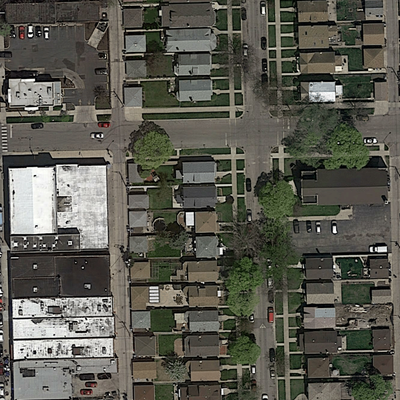
#> input picture training/images/satImage_004.png, 400 x 400 px; its folder holds 4 pictures in this run
$ jupyter execute --allow-errors segment_aerial_images.ipynb   (shell and % lines are left out)
#> lines starting #> are read from the running program, lines starting #| are printed output that depends on the picture
[cell 1]
import matplotlib.image as mpimg
import numpy as np
import matplotlib.pyplot as plt
import os,sys
from PIL import Image
from skimage.data import camera
from skimage.filters import roberts, sobel, scharr, prewitt
from scipy import ndimage as ndi
from skimage import feature
from skimage.io import imread
import skimage

[cell 2]
# Helper functions

def load_image(infilename):
    data = mpimg.imread(infilename)
    return data

# [4 lines left out: function img_float_to_uint8, not called in this run]

# Concatenate an image and its groundtruth
def concatenate_images(img, gt_img):
    nChannels = len(gt_img.shape)
    w = gt_img.shape[0]
    h = gt_img.shape[1]
    if (gt_img.shape == img.shape):
        cimg = np.concatenate((img, gt_img), axis=1)
    elif nChannels == 3:
        cimg = np.concatenate((img, gt_img), axis=1)
    else:
        gt_img_3c = np.zeros((w, h, 3), dtype=np.uint8)
        gt_img8 = img_float_to_uint8(gt_img)
        gt_img_3c[:,:,0] = gt_img8
        gt_img_3c[:,:,1] = gt_img8
        gt_img_3c[:,:,2] = gt_img8
        img8 = img_float_to_uint8(img)
        cimg = np.concatenate((img8, gt_img_3c), axis=1)
    return cimg

def img_crop(im, w, h):
    list_patches = []
    imgwidth = im.shape[0]
    imgheight = im.shape[1]
    is_2d = len(im.shape) < 3
    for i in range(0,imgheight,h):
        for j in range(0,imgwidth,w):
            if is_2d:
                im_patch = im[j:j+w, i:i+h]
            else:
                im_patch = im[j:j+w, i:i+h, :]
            list_patches.append(im_patch)
    return list_patches

def to_grey(rgb):
    return np.dot(rgb[...,:3], [0.299, 0.587, 0.114])

[cell 3]
# Loaded a set of images
root_dir = "training/"

image_dir = root_dir + "images/"
files = os.listdir(image_dir)
n = len(files) # Load maximum 20 images
print("Loading " + str(n) + " images")
imgs = [load_image(image_dir + files[i]) for i in range(n)]
#> in load_image, data is the input picture: shape (400, 400, 3) float32; mean R, G, B 0.354, 0.351, 0.315
#> call 2 of load_image, with infilename = 'training/images/satImage_028.png'
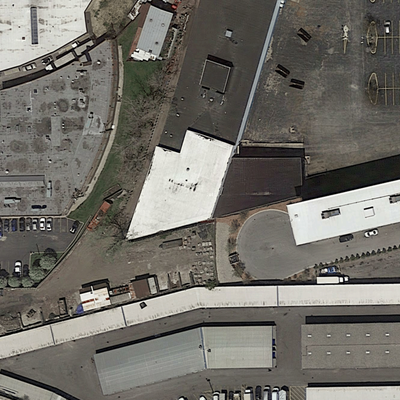
#> input picture training/images/satImage_028.png, 400 x 400 px
#> in load_image, data is the input picture: shape (400, 400, 3) float32; mean R, G, B 0.444, 0.433, 0.407
#> call 3 of load_image, with infilename = 'training/images/satImage_033.png'
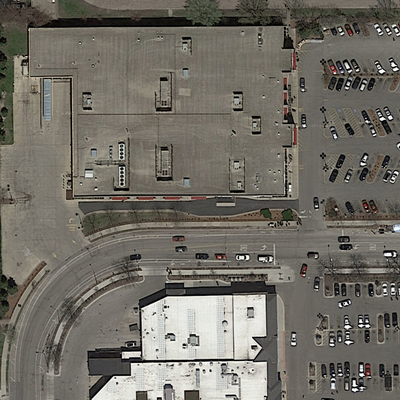
#> input picture training/images/satImage_033.png, 400 x 400 px
#> in load_image, data is the input picture: shape (400, 400, 3) float32; mean R, G, B 0.444, 0.43, 0.398
#> call 4 of load_image, with infilename = 'training/images/satImage_042.png'
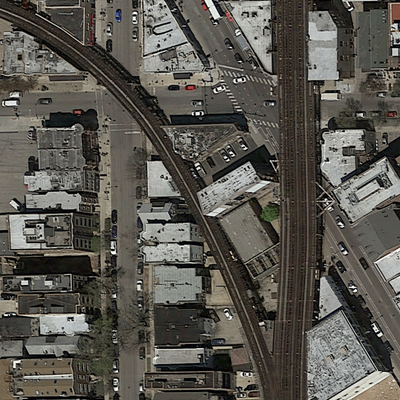
#> input picture training/images/satImage_042.png, 400 x 400 px
#> in load_image, data is the input picture: shape (400, 400, 3) float32; mean R, G, B 0.353, 0.342, 0.315
#> imgs = 4 items
print(files[0])

gt_dir = root_dir + "groundtruth/"
print("Loading " + str(n) + " images")
gt_imgs = [load_image(gt_dir + files[i]) for i in range(n)]
#> gt_imgs = 4 items
print(files[0])

n = 100 # Only use 10 images for training

[cell 4]
print('Image size = ' + str(imgs[0].shape[0]) + ',' + str(imgs[0].shape[1]))
#| Image size = 400,400

# Show first image and its groundtruth image
cimg = concatenate_images(imgs[0], gt_imgs[0])
#> in concatenate_images, `cimg = np.concatenate((img, gt_img), axis=1)`:
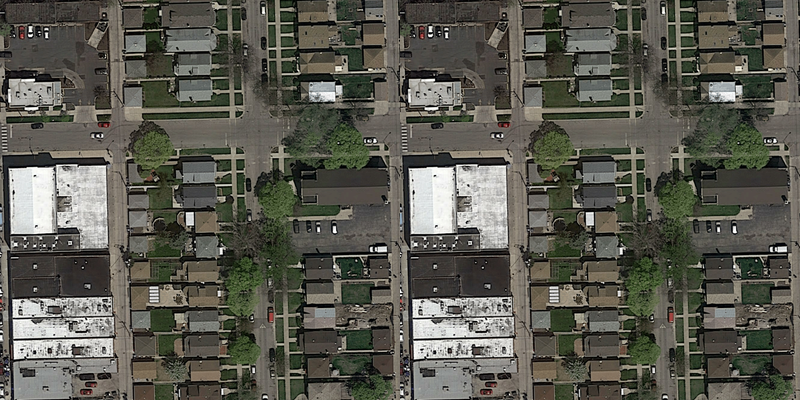
#> cimg: shape (400, 800, 3) float32; mean R, G, B 0.354, 0.352, 0.315
fig1 = plt.figure(figsize=(10, 10))
plt.imshow(cimg, cmap='Greys_r')

#> (a cell that did not finish here is left out)

[cell 6]
# Extract patches from input images
patch_size = 130 # each patch is 16*16 pixels
#> patch_size = 130

#> (the rest of this cell did not finish here and is left out)

#> after the loop in img_crop, `for i in range(0,imgheight,h):`: list_patches = 16 items
gt_patches = [img_crop(gt_imgs[i], patch_size, patch_size) for i in range(n)]

# Linearize list of patches
img_patches = np.asarray([img_patches[i][j] for i in range(len(img_patches)) for j in range(len(img_patches[i]))])
gt_patches =  np.asarray([gt_patches[i][j] for i in range(len(gt_patches)) for j in range(len(gt_patches[i]))])

#> (a cell that did not finish here is left out)

#> (a cell that did not finish here is left out)

#> (a cell that did not finish here is left out)

[cell 10]
# Extract 6-dimensional features consisting of average RGB color as well as variance
# [19 lines left out: functions extract_features, extract_features_2d, extract_img_features, not called in this run]

[cell 11]
# Compute features for each image patch
foreground_threshold = 0.25 # percentage of pixels > 1 required to assign a foreground label to a patch
#> foreground_threshold = 0.25

# [6 lines left out: function value_to_class, not called in this run]

#> (the rest of this cell did not finish here and is left out)
